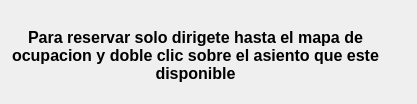
<?xml version="1.0" encoding="UTF-8"?>
<ui version="4.0">
 <class>Form</class>
 <widget class="QWidget" name="Form">
  <property name="geometry">
   <rect>
    <x>0</x>
    <y>0</y>
    <width>417</width>
    <height>104</height>
   </rect>
  </property>
  <property name="windowTitle">
   <string>Form</string>
  </property>
  <widget class="QLabel" name="label">
   <property name="geometry">
    <rect>
     <x>10</x>
     <y>10</y>
     <width>371</width>
     <height>91</height>
    </rect>
   </property>
   <property name="font">
    <font>
     <pointsize>12</pointsize>
     <weight>75</weight>
     <bold>true</bold>
    </font>
   </property>
   <property name="text">
    <string>Para reservar solo dirigete hasta el mapa de ocupacion y doble clic sobre el asiento que este disponible</string>
   </property>
   <property name="alignment">
    <set>Qt::AlignCenter</set>
   </property>
   <property name="wordWrap">
    <bool>true</bool>
   </property>
  </widget>
 </widget>
 <resources/>
 <connections/>
</ui>
